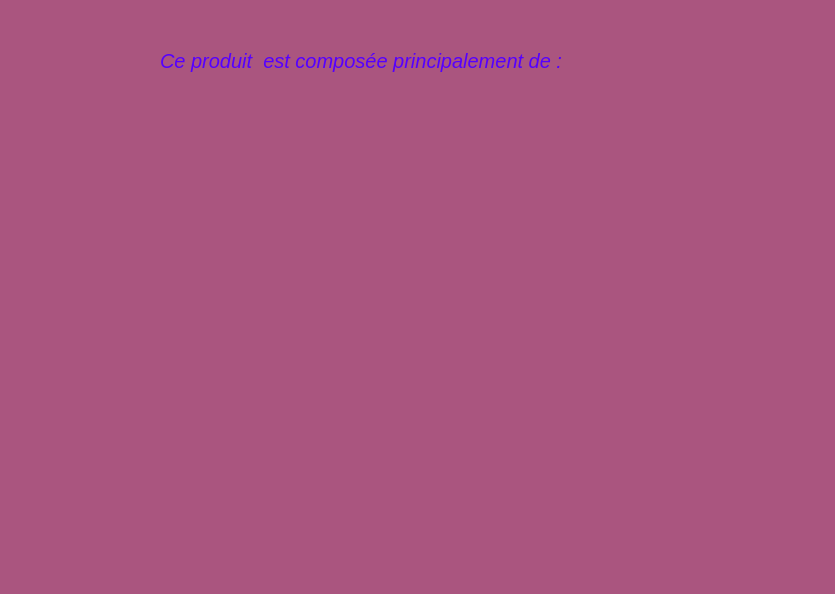
<?xml version="1.0" encoding="UTF-8"?>
<ui version="4.0">
 <class>ToulBar</class>
 <widget class="QDialog" name="ToulBar">
  <property name="geometry">
   <rect>
    <x>0</x>
    <y>0</y>
    <width>835</width>
    <height>594</height>
   </rect>
  </property>
  <property name="windowTitle">
   <string>Dialog</string>
  </property>
  <property name="styleSheet">
   <string notr="true">background-color: rgb(170, 85, 127);</string>
  </property>
  <widget class="QLabel" name="text1">
   <property name="geometry">
    <rect>
     <x>140</x>
     <y>320</y>
     <width>111</width>
     <height>31</height>
    </rect>
   </property>
   <property name="font">
    <font>
     <pointsize>15</pointsize>
    </font>
   </property>
   <property name="text">
    <string/>
   </property>
  </widget>
  <widget class="QLabel" name="img1">
   <property name="geometry">
    <rect>
     <x>40</x>
     <y>130</y>
     <width>291</width>
     <height>161</height>
    </rect>
   </property>
   <property name="text">
    <string/>
   </property>
  </widget>
  <widget class="QLabel" name="img2">
   <property name="geometry">
    <rect>
     <x>490</x>
     <y>130</y>
     <width>301</width>
     <height>171</height>
    </rect>
   </property>
   <property name="text">
    <string/>
   </property>
  </widget>
  <widget class="QLabel" name="text2">
   <property name="geometry">
    <rect>
     <x>610</x>
     <y>330</y>
     <width>131</width>
     <height>31</height>
    </rect>
   </property>
   <property name="font">
    <font>
     <pointsize>15</pointsize>
    </font>
   </property>
   <property name="text">
    <string/>
   </property>
  </widget>
  <widget class="QLabel" name="titre1">
   <property name="geometry">
    <rect>
     <x>160</x>
     <y>40</y>
     <width>511</width>
     <height>41</height>
    </rect>
   </property>
   <property name="font">
    <font>
     <pointsize>15</pointsize>
     <weight>50</weight>
     <italic>true</italic>
     <bold>false</bold>
    </font>
   </property>
   <property name="styleSheet">
    <string notr="true">color: rgb(85, 0, 255);</string>
   </property>
   <property name="text">
    <string>Ce produit  est composée principalement de :</string>
   </property>
  </widget>
  <widget class="QLabel" name="img3">
   <property name="geometry">
    <rect>
     <x>270</x>
     <y>370</y>
     <width>281</width>
     <height>161</height>
    </rect>
   </property>
   <property name="text">
    <string/>
   </property>
  </widget>
  <widget class="QLabel" name="text3">
   <property name="geometry">
    <rect>
     <x>380</x>
     <y>550</y>
     <width>131</width>
     <height>31</height>
    </rect>
   </property>
   <property name="font">
    <font>
     <pointsize>15</pointsize>
    </font>
   </property>
   <property name="text">
    <string/>
   </property>
  </widget>
 </widget>
 <resources/>
 <connections/>
</ui>
